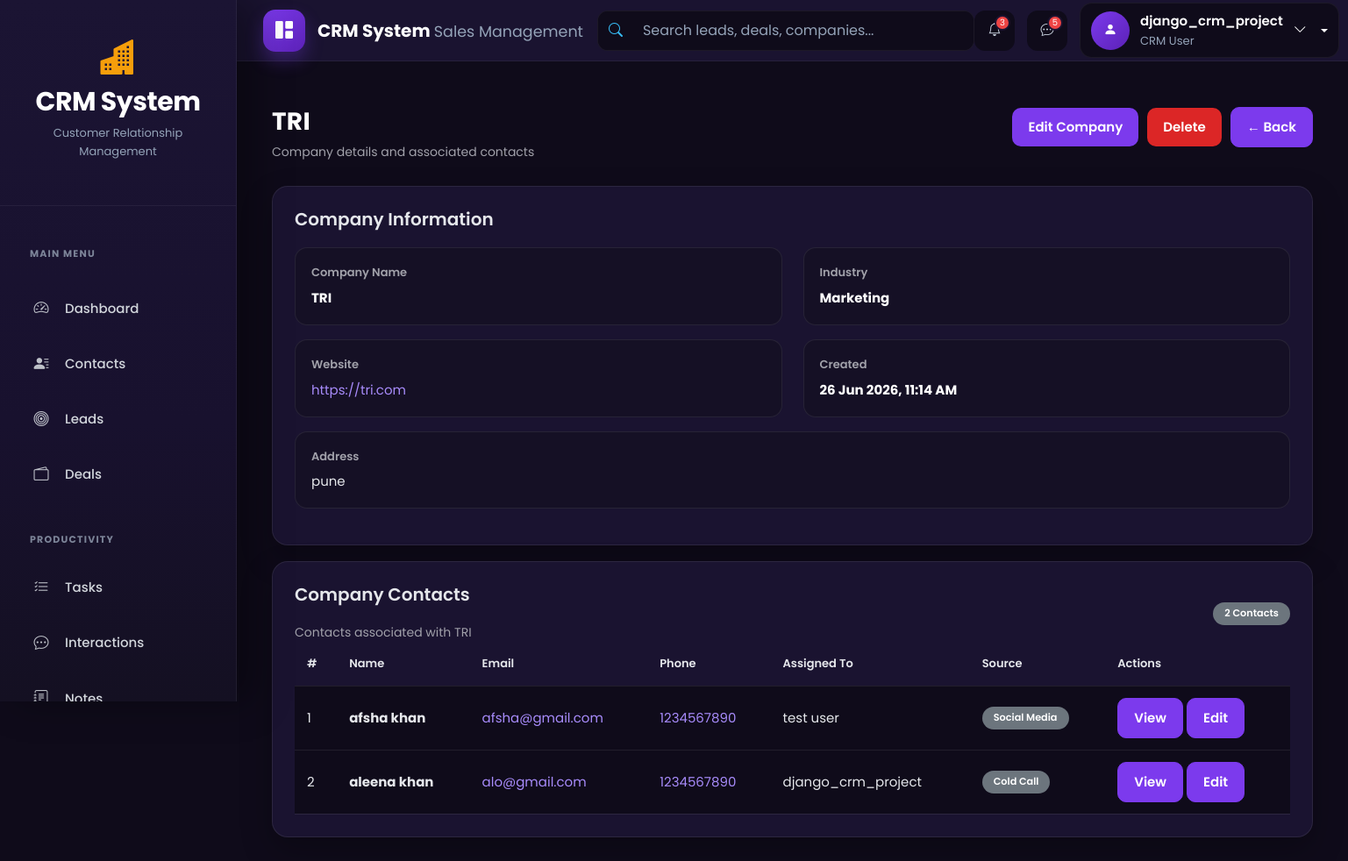
/contacts/companies/3/ (signed in), run on the app's committed database.
### accounts/models.py (models this page shows, shortened)
class CustomUser(AbstractUser):
    ROLE_CHOICES = (
        ('admin', 'Admin'),
        ('agent', 'Agent'),
    )
    role = models.CharField(max_length=10, choices=ROLE_CHOICES, default='agent')
    phone = models.CharField(max_length=15, blank=True, null=True)
    profile_pic = models.ImageField(upload_to="profiles/", blank=True, null=True)
    email = models.EmailField(unique=True)
    is_approved = models.BooleanField(default=False, help_text="Admin approval required for login")

### contacts/models.py (models this page shows, shortened)
class Company(models.Model):
    name = models.CharField(max_length=200)
    industry = models.CharField(max_length=100,blank=True)
    website = models.URLField(blank=True)
    address = models.TextField(blank=True)
    created_at = models.DateTimeField(auto_now_add=True)

class Contact(models.Model):
    SOURCE_CHOICES = (
        ('website','Website'),
        ('referral','Referral'),
        ('social','Social Media'),
        ('cold_call','Cold Call'),
    )
    first_name = models.CharField(max_length=100)
    last_name = models.CharField(max_length=100)
    email = models.EmailField(unique=True)
    phone = models.CharField(max_length=20,blank=True)
    company = models.ForeignKey(Company,on_delete=models.SET_NULL,null=True,blank=True)
    assigned_to = models.ForeignKey(settings.AUTH_USER_MODEL,on_delete=models.SET_NULL,null=True,blank=True)
    source = models.CharField(max_length=20,choices=SOURCE_CHOICES)
    created_at = models.DateTimeField(auto_now_add=True)

### contacts/views.py (the view)
# urls.py: path("companies/<int:pk>/", CompanyDetailView.as_view(), name="company_detail"),
class CompanyDetailView(
    LoginRequiredMixin,
    DetailView,
):
    model = Company
    template_name = "contacts/company_detail.html"
    context_object_name = "company"
    def get_queryset(self):
        return Company.objects.prefetch_related(
            "contact_set"
        )
    def get_context_data(self, **kwargs):
        context = super().get_context_data(**kwargs)
        context["contacts"] = Contact.objects.filter(
            company=self.object
        ).select_related(
            "assigned_to"
        ).order_by(
            "-created_at"
        )
        return context

### templates/contacts/company_detail.html (shortened to what this page needs)
{% extends "base.html" %}
{% block content %}
<div class="crm-page-header">
    <div>
        <h1 class="crm-title">
            {{ company.name }}
        </h1>
        <p class="crm-page-subtitle">
            Company details and associated contacts
        </p>
    </div>
    <div class="crm-page-actions">
        <a
            href="{% url 'contacts:company_edit' company.pk %}"
            class="crm-btn-primary">
            Edit Company
        </a>
        <a
            href="{% url 'contacts:company_delete' company.pk %}"
            class="crm-btn-danger">
            Delete
        </a>
        <a
            href="{% url 'contacts:company_list' %}"
            class="crm-btn-secondary">
            ← Back
        </a>
    </div>
</div>
<div class="crm-card">
    <h2 class="crm-section-title">
        Company Information
    </h2>
    <div class="row">
        <div class="col-md-6 mb-3">
            <div class="crm-detail-box">
                <span class="crm-detail-label">
                    Company Name
                </span>
                <strong class="crm-detail-value">
                    {{ company.name }}
                </strong>
            </div>
        </div>
        <div class="col-md-6 mb-3">
            <div class="crm-detail-box">
                <span class="crm-detail-label">
                    Industry
                </span>
                <strong class="crm-detail-value">
                    {% if company.industry %}
                        {{ company.industry }}
                    {% else %}
                        —
                    {% endif %}
                </strong>
            </div>
        </div>
        <div class="col-md-6 mb-3">
            <div class="crm-detail-box">
                <span class="crm-detail-label">
                    Website
                </span>
                <div class="crm-detail-value">
                    {% if company.website %}
                        <a
                            href="{{ company.website }}"
                            target="_blank"
                            rel="noopener noreferrer">
                            {{ company.website }}
                        </a>
                    {% else %}
                        —
                    {% endif %}
                </div>
            </div>
        </div>
        <div class="col-md-6 mb-3">
            <div class="crm-detail-box">
                <span class="crm-detail-label">
                    Created
                </span>
                <strong class="crm-detail-value">
                    {{ company.created_at|date:"d M Y, h:i A" }}
                </strong>
            </div>
        </div>
        <div class="col-12 mb-3">
            <div class="crm-detail-box">
                <span class="crm-detail-label">
                    Address
                </span>
                <div class="crm-detail-value">
                    {% if company.address %}
                        {{ company.address|linebreaksbr }}
                    {% else %}
                        —
                    {% endif %}
                </div>
            </div>
        </div>
    </div>
</div>
<div class="crm-card">
    <div class="crm-section-header">
        <div>
            <h2 class="crm-section-title">
                Company Contacts
            </h2>
            <p class="crm-page-subtitle">
                Contacts associated with {{ company.name }}
            </p>
        </div>
        <div>
            <span class="badge bg-secondary">
                {{ contacts|length }} Contacts
            </span>
        </div>
    </div>
    {% if contacts %}
        <div class="table-responsive">
            <table class="table crm-table">
                <thead>
                    <tr>
                        <th>#</th>
                        <th>Name</th>
                        <th>Email</th>
                        <th>Phone</th>
                        <th>Assigned To</th>
                        <th>Source</th>
                        <th>Actions</th>
                    </tr>
                </thead>
                <tbody>
                    {% for contact in contacts %}
                        <tr>
                            <td>
                                {{ forloop.counter }}
                            </td>
                            <td>
                                <strong>
                                    {{ contact.first_name }}
                                    {{ contact.last_name }}
                                </strong>
                            </td>
                            <td>
                                <a href="mailto:{{ contact.email }}">
                                    {{ contact.email }}
                                </a>
                            </td>
                            <td>
                                {% if contact.phone %}
                                    <a href="tel:{{ contact.phone }}">
                                        {{ contact.phone }}
                                    </a>
                                {% else %}
                                    —
                                {% endif %}
                            </td>
                            <td>
                                {% if contact.assigned_to %}
                                    {% if contact.assigned_to.get_full_name %}
                                        {{ contact.assigned_to.get_full_name }}
                                    {% else %}
                                        {{ contact.assigned_to.username }}
                                    {% endif %}
                                {% else %}
                                    <span class="text-muted">
                                        Unassigned
                                    </span>
                                {% endif %}
                            </td>
                            <td>
                                <span class="badge bg-secondary">
                                    {{ contact.get_source_display }}
                                </span>
                            </td>
                            <td>
                                <div class="crm-action-buttons">
                                    <a
                                        href="{% url 'contacts:contact_detail' contact.pk %}"
                                        class="crm-btn-secondary">
                                        View
                                    </a>
                                    <a
                                        href="{% url 'contacts:contact_edit' contact.pk %}"
                                        class="crm-btn-secondary">
                                        Edit
                                    </a>
                                </div>
                            </td>
                        </tr>
                    {% endfor %}
                </tbody>
            </table>
        </div>
    {% endif %}
</div>
{% endblock %}

### templates/includes/navbar.html (shortened to what this page needs)
<nav class="navbar navbar-expand-lg crm-navbar">
  <div class="container-fluid">
    <a class="navbar-brand crm-brand" href="{% url 'dashboard' %}">
      <div class="crm-brand-icon">
        <i class="bi bi-grid-1x2-fill"></i>
      </div>
      <div class="crm-brand-text">
        <span class="crm-brand-title"> CRM System </span>
        <small> Sales Management </small>
      </div>
    </a>
    <div class="collapse navbar-collapse" id="crmNavbar">
      <form class="crm-search mx-auto">
        <div class="input-group">
          <span class="input-group-text">
            <i class="bi bi-search"></i>
          </span>
          <input
            type="search"
            class="form-control"
            placeholder="Search leads, deals, companies..."
          />
        </div>
      </form>
      {% if user.is_authenticated %}
      <div class="crm-navbar-actions">
       <a href="javascript:void(0);" class="crm-nav-icon">
    <i class="bi bi-bell"></i>
    <span class="crm-nav-badge">3</span>
</a>
        <a href="#" class="crm-nav-icon">
          <i class="bi bi-chat-dots"></i>
          <span class="crm-nav-badge">5</span>
        </a>
        <div class="dropdown crm-user-dropdown">
          <a
            href="#"
            class="crm-user dropdown-toggle"
            role="button"
            data-bs-toggle="dropdown"
            aria-expanded="false"
          >
            <div class="crm-avatar">
              <i class="bi bi-person-fill"></i>
            </div>
            <div class="crm-user-info">
              <span class="crm-user-name"> {{ user.username }} </span>
<small>
    CRM User
</small>            </div>
            <i class="bi bi-chevron-down crm-arrow"></i>
          </a>
        </div>
      </div>
      {% else %}
      <div class="d-flex align-items-center gap-2 ms-auto">
        <a href="/accounts/login/" class="btn btn-outline-light"> Login </a>
        <a href="/accounts/register/" class="btn btn-primary"> Register </a>
      </div>
      {% endif %}
    </div>
  </div>
</nav>

### static/css/base.css (style rules this page uses)
*, *::before, *::after { margin:0; padding:0; box-sizing:border-box; }
html { scroll-behavior:smooth; }
body { font-family:"Poppins",sans-serif; background:#0f0b1a; color:#e5e7eb; font-size:15px; line-height:1.6; overflow-x:hidden; }

### static/css/components.css (style rules this page uses)
.crm-navbar { position:sticky; top:0; z-index:999; height:70px; margin-left:260px; background:#1a1330; border-bottom:1px solid rgba(255,255,255,.06); padding:0 28px; transition:.3s ease; }
.crm-navbar .container-fluid { height:100%; display:flex; align-items:center; justify-content:space-between; }
.crm-brand { display:flex; align-items:center; gap:14px; text-decoration:none; }
.crm-brand-icon { width:48px; height:48px; display:flex; align-items:center; justify-content:center; border-radius:14px; background:linear-gradient(135deg,#7c3aed,#5b21b6); box-shadow:0 10px 20px rgba(124,58,237,.30); }
.crm-brand-icon i { color:#fff; font-size:20px; }
.crm-brand-title { color:#fff; font-size:20px; font-weight:700; }
.crm-brand-text small { color:#94a3b8; }
.crm-search { width:430px; max-width:100%; }
.crm-search .input-group { height:46px; border-radius:12px; overflow:hidden; background:#0f0b1a; border:1px solid rgba(255,255,255,.06); }
.crm-search .input-group-text { background:#0f0b1a; border:none; color:#38bdf8; }
.crm-search input { background:#0f0b1a!important; border:none!important; color:#fff!important; }
.crm-search input::placeholder { color:#94a3b8; }
.crm-navbar-actions { display:flex; align-items:center; gap:14px; }
.crm-nav-icon { width:46px; height:46px; border-radius:12px; display:flex; align-items:center; justify-content:center; background:#0f0b1a; color:#cbd5e1; position:relative; text-decoration:none; transition:.3s; }
.crm-nav-badge { position:absolute; top:5px; right:5px; width:18px; height:18px; border-radius:50%; background:#ef4444; color:#fff; font-size:10px; display:flex; align-items:center; justify-content:center; border:2px solid #1a1330; }
.crm-user { display:flex; align-items:center; gap:12px; padding:8px 12px; background:#0f0b1a; border-radius:14px; border:1px solid rgba(255,255,255,.06); color:white; text-decoration:none; }
.crm-avatar { width:44px; height:44px; border-radius:50%; display:flex; align-items:center; justify-content:center; background:linear-gradient(135deg,#7c3aed,#5b21b6); }
.crm-avatar i { color:white; }
.crm-user-info { display:flex; flex-direction:column; }
.crm-user-name { font-weight:600; }
.crm-user-info small { color:#94a3b8; }
.crm-card { background:#1a1330; border-radius:18px; border:1px solid rgba(255,255,255,.08); box-shadow:0 15px 35px rgba(0,0,0,.25); padding:25px; color:#e5e7eb; }
.crm-title { color:#e5e7eb; font-size:28px; font-weight:700; }
.crm-page-subtitle { color:#a1a1aa; font-size:14px; }
.crm-btn-primary, .crm-btn-secondary, .crm-btn-danger { display:inline-flex; align-items:center; justify-content:center; gap:6px; padding:10px 18px; border-radius:10px; font-weight:600; text-decoration:none; transition:.3s; }
.crm-btn-primary { background:#7c3aed; color:white; }
.crm-btn-secondary { background: #7c3aed; color: #ffffff; border: 1px solid #7c3aed; }
.crm-btn-danger { background:#dc2626; color:white; }
.crm-detail-box { background:#0f0b1a; padding:15px; border-radius:12px; border:1px solid rgba(255,255,255,.08); color:#e5e7eb; }

### data on the page
CustomUser: username "django_crm_project"
Company: name "TRI", industry "Marketing", website "https://tri.com", created_at "26 Jun 2026, 11:14 AM", address "pune"
Contact: first_name "afsha", last_name "khan", email "afsha@gmail.com", phone "1234567890", assigned_to.get_full_name "test user", source "Social Media"
Contact: first_name "aleena", last_name "khan", email "alo@gmail.com", phone "1234567890", assigned_to.username "django_crm_project", source "Cold Call"

### other printed values
{{ contacts|length }} "2"
